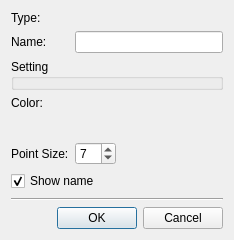
<?xml version="1.0" encoding="UTF-8"?>
<ui version="4.0">
 <class>BoundaryConditionDialog</class>
 <widget class="QDialog" name="BoundaryConditionDialog">
  <property name="geometry">
   <rect>
    <x>0</x>
    <y>0</y>
    <width>234</width>
    <height>240</height>
   </rect>
  </property>
  <property name="windowTitle">
   <string>Boundary Condition</string>
  </property>
  <layout class="QVBoxLayout" name="verticalLayout">
   <item>
    <layout class="QGridLayout" name="gridLayout">
     <item row="0" column="0">
      <widget class="QLabel" name="typeLabel">
       <property name="text">
        <string>Type:</string>
       </property>
      </widget>
     </item>
     <item row="0" column="1">
      <widget class="QLabel" name="typeWidget">
       <property name="text">
        <string/>
       </property>
      </widget>
     </item>
     <item row="1" column="0">
      <widget class="QLabel" name="nameLabel">
       <property name="text">
        <string>Name:</string>
       </property>
      </widget>
     </item>
     <item row="1" column="1">
      <widget class="QLineEdit" name="nameEdit"/>
     </item>
     <item row="2" column="0" colspan="2">
      <widget class="QGroupBox" name="settingGroupBox">
       <property name="title">
        <string>Setting</string>
       </property>
      </widget>
     </item>
     <item row="3" column="0">
      <widget class="QLabel" name="colorLabel">
       <property name="text">
        <string>Color:</string>
       </property>
      </widget>
     </item>
     <item row="3" column="1">
      <layout class="QHBoxLayout" name="horizontalLayout">
       <item>
        <widget class="ColorEditWidget" name="colorWidget">
         <property name="text">
          <string/>
         </property>
        </widget>
       </item>
       <item>
        <spacer name="horizontalSpacer">
         <property name="orientation">
          <enum>Qt::Horizontal</enum>
         </property>
         <property name="sizeHint" stdset="0">
          <size>
           <width>40</width>
           <height>10</height>
          </size>
         </property>
        </spacer>
       </item>
      </layout>
     </item>
     <item row="4" column="0" colspan="2">
      <layout class="QHBoxLayout" name="horizontalLayout_2">
       <item>
        <widget class="TransparencyWidget" name="transparencyWidget" native="true"/>
       </item>
       <item>
        <spacer name="horizontalSpacer_2">
         <property name="orientation">
          <enum>Qt::Horizontal</enum>
         </property>
         <property name="sizeHint" stdset="0">
          <size>
           <width>40</width>
           <height>20</height>
          </size>
         </property>
        </spacer>
       </item>
      </layout>
     </item>
     <item row="5" column="0">
      <widget class="QLabel" name="pointSizeLabel">
       <property name="text">
        <string>Point Size:</string>
       </property>
      </widget>
     </item>
     <item row="5" column="1">
      <layout class="QHBoxLayout" name="horizontalLayout_3">
       <item>
        <widget class="QSpinBox" name="pointSizeSpinBox">
         <property name="minimum">
          <number>3</number>
         </property>
         <property name="maximum">
          <number>19</number>
         </property>
         <property name="value">
          <number>7</number>
         </property>
        </widget>
       </item>
       <item>
        <spacer name="horizontalSpacer_3">
         <property name="orientation">
          <enum>Qt::Horizontal</enum>
         </property>
         <property name="sizeHint" stdset="0">
          <size>
           <width>40</width>
           <height>20</height>
          </size>
         </property>
        </spacer>
       </item>
      </layout>
     </item>
     <item row="6" column="0" colspan="2">
      <widget class="QCheckBox" name="showNameCheckBox">
       <property name="text">
        <string>Show name</string>
       </property>
       <property name="checked">
        <bool>true</bool>
       </property>
      </widget>
     </item>
    </layout>
   </item>
   <item>
    <spacer name="verticalSpacer">
     <property name="orientation">
      <enum>Qt::Vertical</enum>
     </property>
     <property name="sizeHint" stdset="0">
      <size>
       <width>20</width>
       <height>53</height>
      </size>
     </property>
    </spacer>
   </item>
   <item>
    <widget class="Line" name="line">
     <property name="orientation">
      <enum>Qt::Horizontal</enum>
     </property>
    </widget>
   </item>
   <item>
    <widget class="QDialogButtonBox" name="buttonBox">
     <property name="orientation">
      <enum>Qt::Horizontal</enum>
     </property>
     <property name="standardButtons">
      <set>QDialogButtonBox::Cancel|QDialogButtonBox::Ok</set>
     </property>
    </widget>
   </item>
  </layout>
 </widget>
 <customwidgets>
  <customwidget>
   <class>ColorEditWidget</class>
   <extends>QLabel</extends>
   <header>guibase/widget/coloreditwidget.h</header>
  </customwidget>
  <customwidget>
   <class>TransparencyWidget</class>
   <extends>QWidget</extends>
   <header>guibase/transparencywidget.h</header>
   <container>1</container>
  </customwidget>
 </customwidgets>
 <resources/>
 <connections>
  <connection>
   <sender>buttonBox</sender>
   <signal>rejected()</signal>
   <receiver>BoundaryConditionDialog</receiver>
   <slot>reject()</slot>
   <hints>
    <hint type="sourcelabel">
     <x>316</x>
     <y>260</y>
    </hint>
    <hint type="destinationlabel">
     <x>286</x>
     <y>274</y>
    </hint>
   </hints>
  </connection>
  <connection>
   <sender>buttonBox</sender>
   <signal>accepted()</signal>
   <receiver>BoundaryConditionDialog</receiver>
   <slot>accept()</slot>
   <hints>
    <hint type="sourcelabel">
     <x>248</x>
     <y>254</y>
    </hint>
    <hint type="destinationlabel">
     <x>157</x>
     <y>274</y>
    </hint>
   </hints>
  </connection>
 </connections>
</ui>
